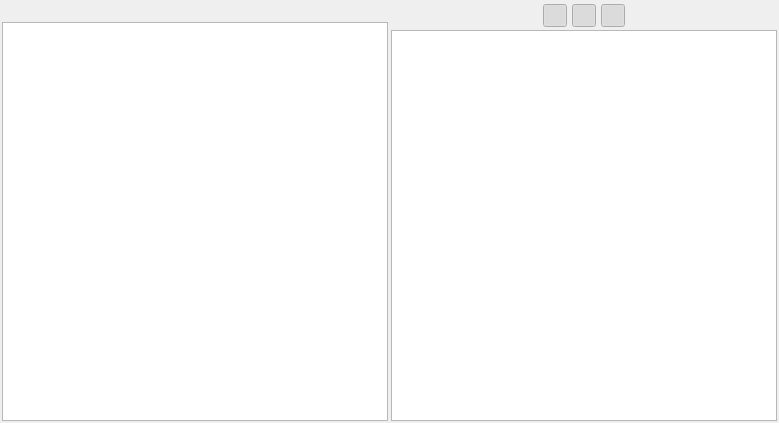
<?xml version="1.0" encoding="UTF-8"?>
<ui version="4.0">
 <class>SceneReport</class>
 <widget class="QWidget" name="SceneReport">
  <property name="geometry">
   <rect>
    <x>0</x>
    <y>0</y>
    <width>779</width>
    <height>423</height>
   </rect>
  </property>
  <property name="windowTitle">
   <string>Form</string>
  </property>
  <layout class="QHBoxLayout" name="horizontalLayout">
   <property name="spacing">
    <number>3</number>
   </property>
   <property name="leftMargin">
    <number>2</number>
   </property>
   <property name="topMargin">
    <number>2</number>
   </property>
   <property name="rightMargin">
    <number>2</number>
   </property>
   <property name="bottomMargin">
    <number>2</number>
   </property>
   <item>
    <layout class="QVBoxLayout" name="verticalLayout_2">
     <item>
      <spacer name="horizontalSpacer_3">
       <property name="orientation">
        <enum>Qt::Horizontal</enum>
       </property>
       <property name="sizeHint" stdset="0">
        <size>
         <width>40</width>
         <height>20</height>
        </size>
       </property>
      </spacer>
     </item>
     <item>
      <widget class="ChartView" name="chartViewActDistribution"/>
     </item>
    </layout>
   </item>
   <item>
    <layout class="QVBoxLayout" name="verticalLayout">
     <item>
      <layout class="QHBoxLayout" name="layoutActButtons">
       <property name="spacing">
        <number>5</number>
       </property>
       <property name="topMargin">
        <number>2</number>
       </property>
       <item>
        <spacer name="horizontalSpacer_2">
         <property name="orientation">
          <enum>Qt::Horizontal</enum>
         </property>
         <property name="sizeHint" stdset="0">
          <size>
           <width>40</width>
           <height>20</height>
          </size>
         </property>
        </spacer>
       </item>
       <item alignment="Qt::AlignHCenter|Qt::AlignBottom">
        <widget class="QToolButton" name="btnAct1">
         <property name="cursor">
          <cursorShape>PointingHandCursor</cursorShape>
         </property>
         <property name="text">
          <string/>
         </property>
         <property name="checkable">
          <bool>true</bool>
         </property>
         <property name="checked">
          <bool>true</bool>
         </property>
        </widget>
       </item>
       <item alignment="Qt::AlignHCenter|Qt::AlignBottom">
        <widget class="QToolButton" name="btnAct2">
         <property name="cursor">
          <cursorShape>PointingHandCursor</cursorShape>
         </property>
         <property name="text">
          <string/>
         </property>
         <property name="checkable">
          <bool>true</bool>
         </property>
         <property name="checked">
          <bool>true</bool>
         </property>
        </widget>
       </item>
       <item alignment="Qt::AlignBottom">
        <widget class="QToolButton" name="btnAct3">
         <property name="cursor">
          <cursorShape>PointingHandCursor</cursorShape>
         </property>
         <property name="text">
          <string/>
         </property>
         <property name="checkable">
          <bool>true</bool>
         </property>
         <property name="checked">
          <bool>true</bool>
         </property>
        </widget>
       </item>
       <item>
        <spacer name="horizontalSpacer">
         <property name="orientation">
          <enum>Qt::Horizontal</enum>
         </property>
         <property name="sizeHint" stdset="0">
          <size>
           <width>40</width>
           <height>20</height>
          </size>
         </property>
        </spacer>
       </item>
      </layout>
     </item>
     <item>
      <widget class="ChartView" name="chartViewPovDistribution"/>
     </item>
    </layout>
   </item>
  </layout>
 </widget>
 <customwidgets>
  <customwidget>
   <class>ChartView</class>
   <extends>QGraphicsView</extends>
   <header>src.main.python.plotlyst.view.widget.display</header>
  </customwidget>
 </customwidgets>
 <resources/>
 <connections/>
</ui>
